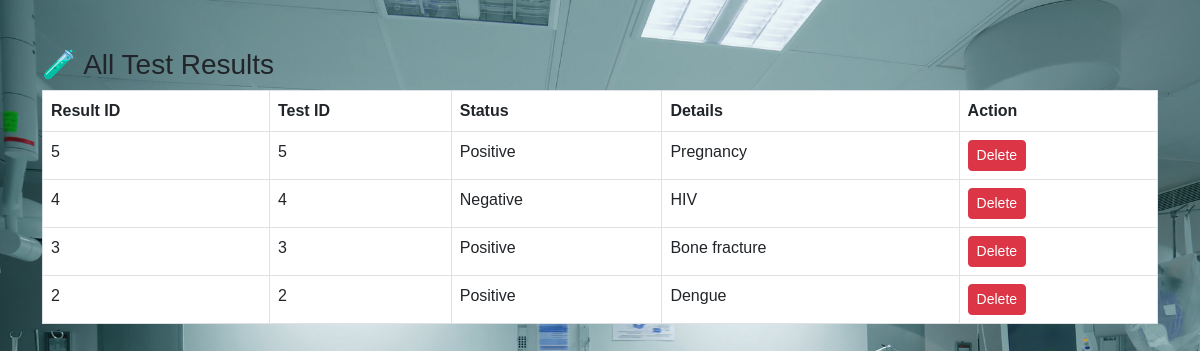
Screenshot of /HMS/pages/view_test_results.php (signed in) with the database file from the repository.
### tables this page shows
CREATE TABLE `testresults` (
  `ResultID` int(11) NOT NULL,
  `TestID` int(11) DEFAULT NULL,
  `Details` text DEFAULT NULL,
  `Status` varchar(50) DEFAULT NULL
);

### HMS/pages/view_test_results.php (the view, shortened to what this page needs)
<?php
include('../includes/db.php');
include('../includes/header.php');
?>
<div class="container mt-5">
  <h3>🧪 All Test Results</h3>
  <table class="table table-bordered">
    <thead>
      <tr>
        <th>Result ID</th>
        <th>Test ID</th>
        <th>Status</th>
        <th>Details</th>
        <th>Action</th>
      </tr>
    </thead>
    <tbody>
      <?php
        $result = mysqli_query($conn, "SELECT * FROM TestResults ORDER BY ResultID DESC");
        if (mysqli_num_rows($result) > 0) {
          while ($row = mysqli_fetch_assoc($result)) {
            echo "<tr>
                    <td>{$row['ResultID']}</td>
                    <td>{$row['TestID']}</td>
                    <td>{$row['Status']}</td>
                    <td>{$row['Details']}</td>
                    <td>
                      <a href='view_test_results.php?delete={$row['ResultID']}' class='btn btn-danger btn-sm' onclick='return confirm(\"Delete this result?\")'>Delete</a>
                    </td>
                  </tr>";
          }
        } else {
          echo "<tr><td colspan='5' class='text-center'>No test results found.</td></tr>";
        }
      ?>
    </tbody>
  </table>
</div>
<?php include('../includes/footer.php'); ?>

### HMS/includes/header.php (style rules this page uses)
body { background: url('/HMS/assets/img/hospital-bg.jpg') no-repeat center center fixed; background-size: cover; font-family: 'Poppins', sans-serif; margin: 0; padding: 0; }

### rows the page displays
testresults: ResultID "5", TestID "5", Status "Positive", Details "Pregnancy"
testresults: ResultID "4", TestID "4", Status "Negative", Details "HIV"
testresults: ResultID "3", TestID "3", Status "Positive", Details "Bone fracture"
testresults: ResultID "2", TestID "2", Status "Positive", Details "Dengue"
